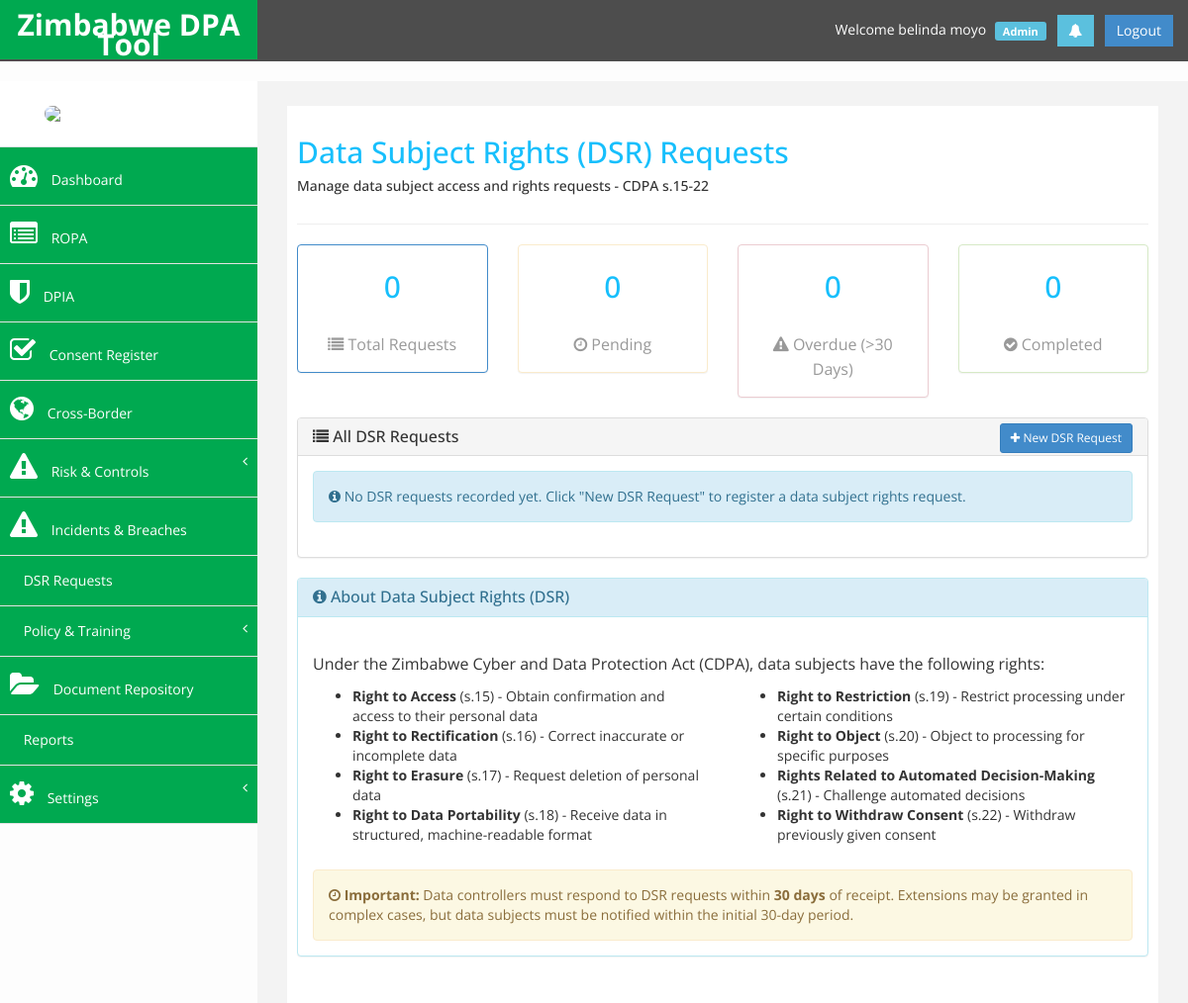
Before: /dsr_list.php (signed in) with the older database file.
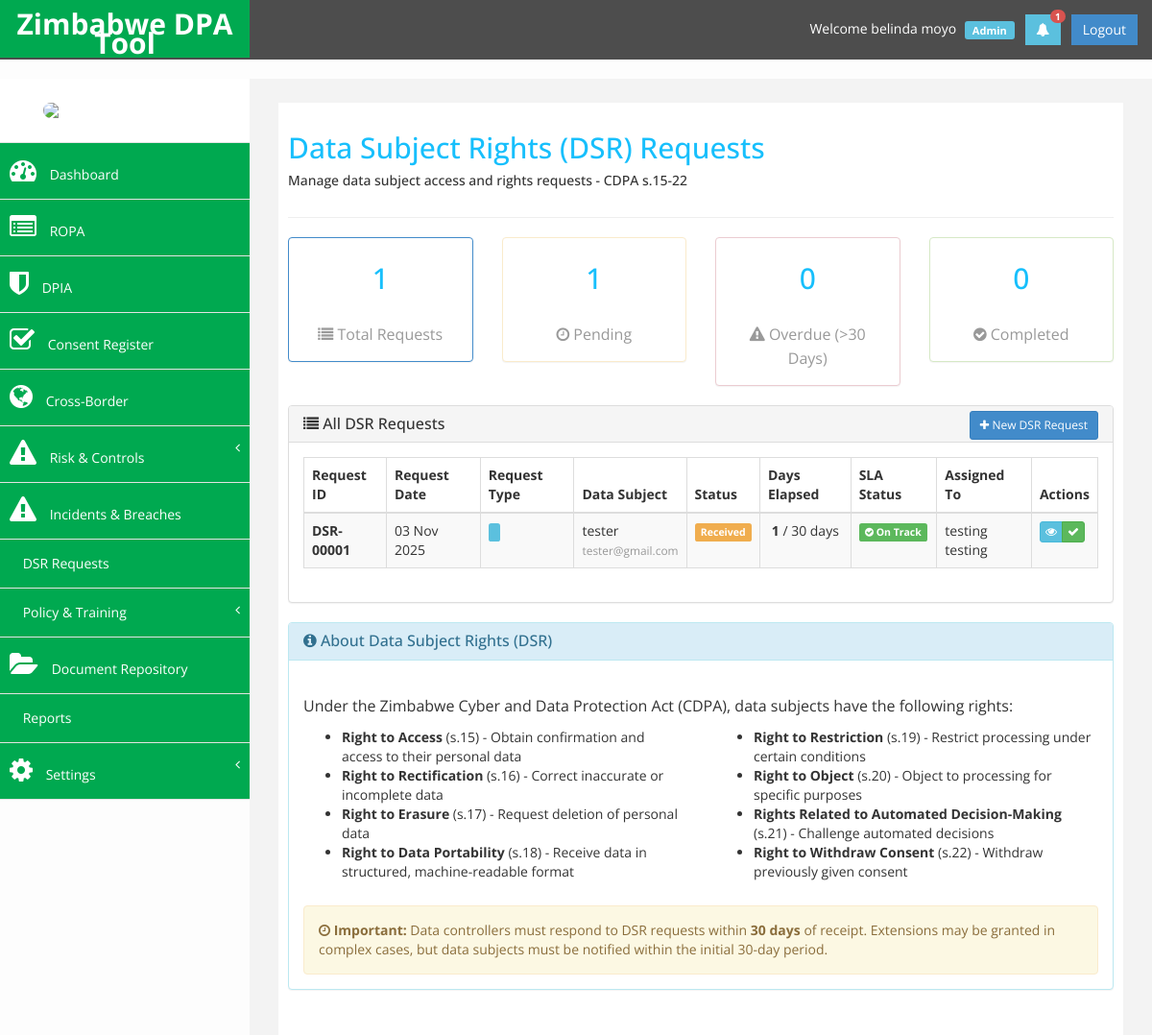
After: the same page with the newer database file.
### tables this page shows
CREATE TABLE `dsr_requests` (
  `dsr_id` int(11) UNSIGNED NOT NULL,
  `org_id` int(11) UNSIGNED NOT NULL,
  `request_ref` varchar(50) NOT NULL,
  `request_type` enum('access','rectification','erasure','objection','portability','restriction') NOT NULL,
  `subject_name` varchar(255) DEFAULT NULL,
  `subject_ref` varchar(255) NOT NULL,
  `subject_email` varchar(255) DEFAULT NULL,
  `subject_phone` varchar(50) DEFAULT NULL,
  `request_details` text DEFAULT NULL,
  `verification_method` varchar(255) DEFAULT NULL,
  `verified_at` timestamp NULL DEFAULT NULL,
  `verified_by` int(11) UNSIGNED DEFAULT NULL,
  `received_at` timestamp NOT NULL DEFAULT current_timestamp(),
  `due_at` timestamp GENERATED ALWAYS AS (`received_at` + interval 30 day) STORED,
  `status` enum('received','in_progress','completed','rejected') DEFAULT 'received',
  `rejection_reason` text DEFAULT NULL,
  `response_summary` text DEFAULT NULL,
  `completed_at` timestamp NULL DEFAULT NULL,
  `assigned_to` int(11) UNSIGNED DEFAULT NULL,
  `created_by` int(11) UNSIGNED DEFAULT NULL,
  `created_at` timestamp NOT NULL DEFAULT current_timestamp(),
  `updated_at` timestamp NOT NULL DEFAULT current_timestamp() ON UPDATE current_timestamp()
);

CREATE TABLE `users` (
  `user_id` int(11) UNSIGNED NOT NULL,
  `org_id` int(11) UNSIGNED NOT NULL,
  `role_id` int(11) UNSIGNED NOT NULL,
  `dept_id` int(11) UNSIGNED DEFAULT NULL,
  `first_name` varchar(100) NOT NULL,
  `last_name` varchar(100) NOT NULL,
  `email` varchar(255) NOT NULL,
  `password` varchar(255) NOT NULL,
  `password_reset_required` tinyint(1) DEFAULT 0,
  `phone` varchar(50) DEFAULT NULL,
  `two_factor_enabled` tinyint(1) DEFAULT 0,
  `two_factor_secret` varchar(255) DEFAULT NULL,
  `status` enum('active','inactive','locked') DEFAULT 'active',
  `last_login` timestamp NULL DEFAULT NULL,
  `created_at` timestamp NOT NULL DEFAULT current_timestamp(),
  `updated_at` timestamp NOT NULL DEFAULT current_timestamp() ON UPDATE current_timestamp()
);

### includes/auth.php (called while the page is built, shortened)
<?php
function get_current_user_id() {
    return $_SESSION['dpa_user_id'] ?? null;
}
function get_current_org_id() {
    return $_SESSION['dpa_org_id'] ?? null;
}
?>

### config/database.php (called while the page is built, shortened)
<?php
try {
    $dpa_db = new mysqli(DB_HOST, DB_USER, DB_PASS, DB_NAME);
    $dpa_db->set_charset(DB_CHARSET);
} catch (Exception $e) {
    die("Database connection error: " . $e->getMessage());
}
function db_query($query, $params = []) {
    global $dpa_db;
    $stmt = $dpa_db->prepare($query);
    if (!empty($params)) {
        $types = '';
        $values = [];
        foreach ($params as $param) {
            if (is_int($param)) {
                $types .= 'i';
            } elseif (is_float($param)) {
                $types .= 'd';
            } else {
                $types .= 's';
            }
            $values[] = $param;
        }
        $stmt->bind_param($types, ...$values);
    }
    $stmt->execute();
    return $stmt;
}
function db_fetch_all($stmt) {
    $result = $stmt->get_result();
    return $result->fetch_all(MYSQLI_ASSOC);
}
function db_fetch_one($stmt) {
    $result = $stmt->get_result();
    return $result->fetch_assoc();
}
?>

### dsr_list.php (the view, shortened to what the changed rows need)
<?php
require_once 'config/database.php';
require_once 'includes/auth.php';
$org_id = get_current_org_id();
$query = "SELECT d.*,
          u.first_name as handler_first, u.last_name as handler_last,
          creator.first_name as creator_first, creator.last_name as creator_last,
          DATEDIFF(NOW(), d.received_at) as days_elapsed,
          DATEDIFF(d.completed_at, d.received_at) as days_to_complete,
          CASE
            WHEN d.status = 'completed' THEN
              CASE WHEN DATEDIFF(d.completed_at, d.received_at) <= 30 THEN 'on_time' ELSE 'late' END
            WHEN DATEDIFF(NOW(), d.received_at) > 30 THEN 'overdue'
            WHEN DATEDIFF(NOW(), d.received_at) >= 25 THEN 'due_soon'
            ELSE 'on_track'
          END as sla_status
          FROM dsr_requests d
          LEFT JOIN users u ON d.assigned_to = u.user_id
          LEFT JOIN users creator ON d.created_by = creator.user_id
          WHERE d.org_id = ?
          ORDER BY d.received_at DESC";
$requests = db_fetch_all(db_query($query, [$org_id]));
$total = count($requests);
$pending = 0;
$completed = 0;
$overdue = 0;
foreach ($requests as $req) {
    if ($req['status'] == 'completed') {
        $completed++;
    } else {
        $pending++;
    }
}
?>
<!DOCTYPE html>
<html xmlns="http://www.w3.org/1999/xhtml">
<head>
    <link href="assets/css/bootstrap.css" rel="stylesheet" />
    <link href="assets/css/font-awesome.css" rel="stylesheet" />
    <link href="assets/css/custom.css" rel="stylesheet" />
    <link href="assets/js/dataTables/dataTables.bootstrap.css?v=2" rel="stylesheet" />
</head>
<body>
    <div id="wrapper">
        <?php include 'includes/header.php'; ?>
        <div id="page-wrapper">
            <div id="page-inner">
                <div class="row">
                    <div class="col-md-12">
                        <h2>Data Subject Rights (DSR) Requests</h2>
                    </div>
                </div>
    <div class="row">
        <div class="col-md-3">
            <div class="panel panel-primary">
                <div class="panel-body text-center">
                    <h2 style="margin: 10px 0;"><?php echo $total; ?></h2>
                    <p class="text-muted" style="margin: 0;">
                        <i class="fa fa-list"></i> Total Requests
                    </p>
                </div>
            </div>
        </div>
        <div class="col-md-3">
            <div class="panel panel-warning">
                <div class="panel-body text-center">
                    <h2 style="margin: 10px 0;"><?php echo $pending; ?></h2>
                    <p class="text-muted" style="margin: 0;">
                        <i class="fa fa-clock-o"></i> Pending
                    </p>
                </div>
            </div>
        </div>
        <div class="col-md-3">
            <div class="panel panel-danger">
                <div class="panel-body text-center">
                    <h2 style="margin: 10px 0;"><?php echo $overdue; ?></h2>
                </div>
            </div>
        </div>
        <div class="col-md-3">
            <div class="panel panel-success">
                <div class="panel-body text-center">
                    <h2 style="margin: 10px 0;"><?php echo $completed; ?></h2>
                </div>
            </div>
        </div>
    </div>
    <div class="row">
        <div class="col-md-12">
            <div class="panel panel-default">
                <div class="panel-body">
                    <?php if (empty($requests)): ?>
                        <div class="alert alert-info">
                            <i class="fa fa-info-circle"></i>
                            No DSR requests recorded yet. Click "New DSR Request" to register a data subject rights request.
                        </div>
                    <?php else: ?>
                        <table id="requestsTable" class="table table-striped table-bordered table-hover">
                            <thead>
                                <tr>
                                    <th>Request ID</th>
                                    <th>Request Date</th>
                                    <th>Request Type</th>
                                    <th>Data Subject</th>
                                    <th>Status</th>
                                    <th>Days Elapsed</th>
                                    <th>SLA Status</th>
                                    <th>Assigned To</th>
                                    <th>Actions</th>
                                </tr>
                            </thead>
                            <tbody>
                                <?php foreach ($requests as $req): ?>
                                <tr>
                                    <td>
                                        <strong>DSR-<?php echo str_pad($req['dsr_id'], 5, '0', STR_PAD_LEFT); ?></strong>
                                    </td>
                                    <td><?php echo date('d M Y', strtotime($req['received_at'])); ?></td>
                                    <td>
                                        <span class="label label-info">
                                        </span>
                                    </td>
                                    <td>
                                        <?php echo htmlspecialchars($req['subject_name']); ?>
                                        <br><small class="text-muted"><?php echo htmlspecialchars($req['subject_email']); ?></small>
                                    </td>
                                    <td>
                                        <?php
                                        $status_class = [
                                            'received' => 'warning',
                                            'in_progress' => 'info',
                                            'completed' => 'success',
                                            'rejected' => 'danger'
                                        ][$req['status']] ?? 'default';
                                        echo "<span class='label label-$status_class'>" . ucfirst(str_replace('_', ' ', $req['status'])) . "</span>";
                                        ?>
                                    </td>
                                    <td class="text-center">
                                        <?php
                                        if ($req['status'] == 'completed') {
                                            echo $req['days_to_complete'] . ' days';
                                        } else {
                                            echo '<strong>' . $req['days_elapsed'] . '</strong> / 30 days';
                                        }
                                        ?>
                                    </td>
                                    <td>
                                        <?php
                                        if ($req['status'] == 'completed') {
                                            if ($req['sla_status'] == 'on_time') {
                                                echo "<span class='label label-success'><i class='fa fa-check'></i> On Time</span>";
                                            } else {
                                                echo "<span class='label label-danger'><i class='fa fa-times'></i> Late</span>";
                                            }
                                        } else {
                                            if ($req['sla_status'] == 'overdue') {
                                                echo "<span class='label label-danger'><i class='fa fa-exclamation-triangle'></i> OVERDUE</span>";
                                            } elseif ($req['sla_status'] == 'due_soon') {
                                                echo "<span class='label label-warning'><i class='fa fa-clock-o'></i> Due Soon</span>";
                                            } else {
                                                echo "<span class='label label-success'><i class='fa fa-check-circle'></i> On Track</span>";
                                            }
                                        }
                                        ?>
                                    </td>
                                    <td>
                                        <?php
                                        if ($req['handler_first']) {
                                            echo htmlspecialchars($req['handler_first'] . ' ' . $req['handler_last']);
                                        } else {
                                            echo '<span class="text-muted">Unassigned</span>';
                                        }
                                        ?>
                                    </td>
                                    <td>
                                        <div class="btn-group btn-group-xs">
                                            <a href="dsr_view.php?id=<?php echo $req['dsr_id']; ?>" class="btn btn-info" title="View Details">
                                                <i class="fa fa-eye"></i>
                                            </a>
                                            <?php if ($req['status'] != 'completed'): ?>
                                            <a href="dsr_process.php?id=<?php echo $req['dsr_id']; ?>" class="btn btn-success" title="Process Request">
                                                <i class="fa fa-check"></i>
                                            </a>
                                            <?php endif; ?>
                                        </div>
                                    </td>
                                </tr>
                                <?php endforeach; ?>
                            </tbody>
                        </table>
                    <?php endif; ?>
                </div>
            </div>
        </div>
    </div>
</div>
            </div>
        </div>
</body>
</html>

### includes/header.php (shortened to what the changed rows need)
<?php
require_once dirname(__DIR__) . '/includes/auth.php';
$_user_id = get_current_user_id();
$_org_id = get_current_org_id();
$notif_query = "SELECT COUNT(*) as count FROM notifications WHERE org_id = ? AND user_id = ? AND is_read = 0";
$notif_stmt = db_query($notif_query, [$_org_id, $_user_id]);
$unread_notifications = db_fetch_one($notif_stmt)['count'] ?? 0;
?>
<nav class="navbar navbar-default navbar-cls-top" role="navigation">
     <div class="navbar-user-info">
          <a href="notifications.php" class="btn btn-info square-btn-adjust" style="position: relative;" title="Notifications">
               <i class="fa fa-bell"></i>
               <?php if ($unread_notifications > 0): ?>
               <span class="badge" style="position: absolute; top: -5px; right: -5px; background-color: #d9534f; color: white; font-size: 10px; padding: 2px 5px; border-radius: 10px;">
                    <?php echo $unread_notifications > 99 ? '99+' : $unread_notifications; ?>
               </span>
               <?php endif; ?>
          </a>
     </div>
</nav>

Changed rows visible on the page:
added dsr_requests: dsr_id "00001", received_at "03 Nov 2025", subject_name "tester", subject_email "tester@gmail.com", status "Received", days_elapsed "1", shows "On Track", assigned_to.last_name "testing testing"
Other visible differences:
$unread_notifications: (not shown) → "1"
$total: "0" → "1"
$pending: "0" → "1"
text no longer shown: "No DSR requests recorded yet. Click \"New DSR Request\" to register a data subject rights request."
text now shown: "Request ID Request Date Request Type Data Subject Status Days Elapsed SLA Status Assigned To Actions"
